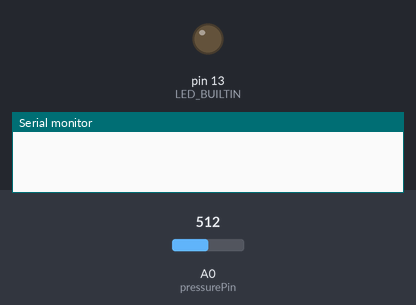
Bench run of a sketch on a simulated Arduino Uno, built with avr-gcc and run on an emulated ATmega328P. On the bench: output pins drawn as LEDs (lit = HIGH), the last lines printed to the serial monitor. Inputs (shaded band) come from the test bench; at power-on: A0 (pressurePin) = 512.

Above: at 0.6 s.
At 7.2 s:
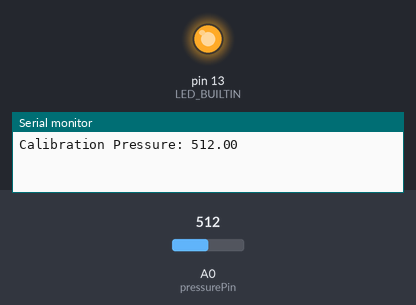
7.3 s: A0 (pressurePin) set to 538
Timing chart, 0 to 10.3 s (numbered marks = the images above; inputs shaded):
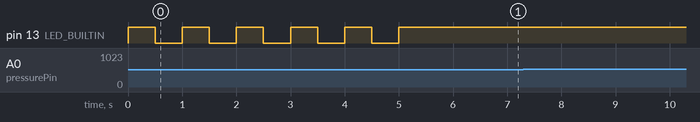

The sketch:

LapTimerFinal.ino
```cpp
#define MARGIN        15
#define WHEELBASE     5.167323
#define TRUE          1
#define FALSE         0


float calibratedAverage;
long lapTime;
int lapCount = 0;
long startTime;
int sensorIn;
int pressurePin = A0;
int speedFound;

float calibratePressure();
void printLap(long lapTime, int lapCount);
void printSpeed(long frontWheelTime, long backWheelTime);
void getSpeed(int timeOut);

void setup()
{
  pinMode(LED_BUILTIN, OUTPUT);
  digitalWrite(LED_BUILTIN, LOW);
  Serial.begin(9600);
  //Blink the light on and off for 5 seconds to let us know the timer is starting
  int i;
  for (i = 0; i < 5; ++i)
  {
    digitalWrite(LED_BUILTIN, HIGH);
    delay(500);
    digitalWrite(LED_BUILTIN, LOW);
    delay(500);
  }
  //Turn the light solid to let us know timing has started
  digitalWrite(LED_BUILTIN, HIGH);
  calibratedAverage = calibratePressure();
  startTime = millis();
}

void loop()
{
  sensorIn = analogRead(pressurePin);
  if (sensorIn > calibratedAverage + MARGIN)
  {
    ++lapCount;
    lapTime = millis() - startTime;
    lapTime /= 1000;
    Serial.print("L");
    Serial.print(lapCount);
    Serial.print(":");
    Serial.println(lapTime);
    delay(100);
    startTime = millis();
  }
}

float calibratePressure()
{
  int calibrationCounter;
  float average = 0;
  for (calibrationCounter = 0; calibrationCounter < 100; ++calibrationCounter)
  {
    average += analogRead(pressurePin);
    delay(10);
  }
  average /= 100;
  Serial.print("Calibration Pressure: ");
  Serial.println(average);

  return average;
}
```
